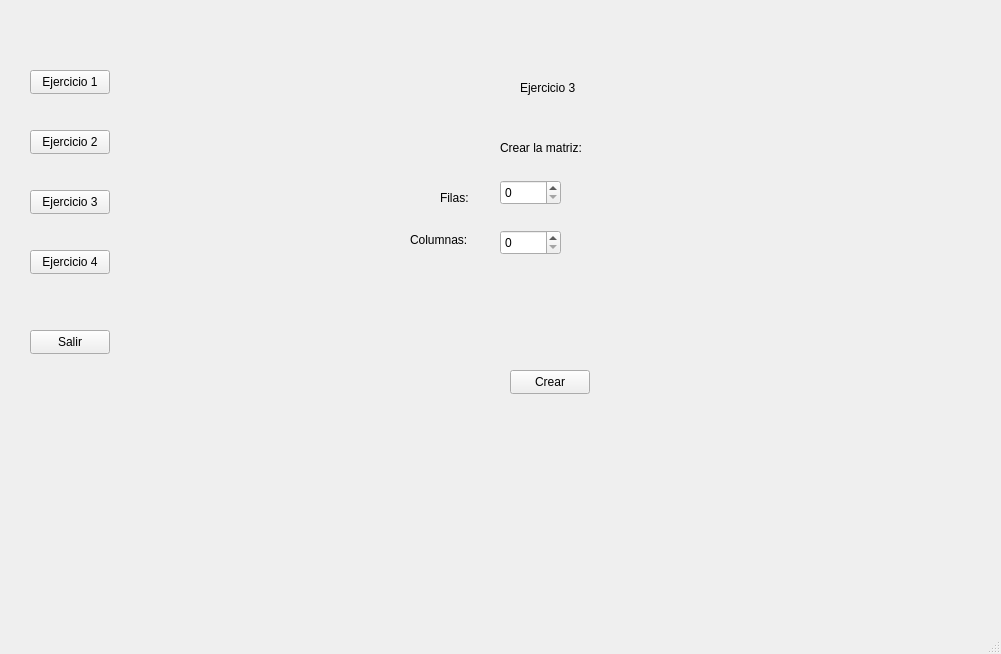
<?xml version="1.0" encoding="UTF-8"?>
<ui version="4.0">
 <class>MainWindow</class>
 <widget class="QMainWindow" name="MainWindow">
  <property name="geometry">
   <rect>
    <x>0</x>
    <y>0</y>
    <width>1001</width>
    <height>654</height>
   </rect>
  </property>
  <property name="windowTitle">
   <string>MainWindow</string>
  </property>
  <widget class="QWidget" name="centralwidget">
   <widget class="QPushButton" name="pushButton">
    <property name="geometry">
     <rect>
      <x>30</x>
      <y>70</y>
      <width>80</width>
      <height>24</height>
     </rect>
    </property>
    <property name="text">
     <string>Ejercicio 1</string>
    </property>
   </widget>
   <widget class="QPushButton" name="pushButton_2">
    <property name="geometry">
     <rect>
      <x>30</x>
      <y>130</y>
      <width>80</width>
      <height>24</height>
     </rect>
    </property>
    <property name="text">
     <string>Ejercicio 2</string>
    </property>
   </widget>
   <widget class="QPushButton" name="pushButton_3">
    <property name="geometry">
     <rect>
      <x>30</x>
      <y>190</y>
      <width>80</width>
      <height>24</height>
     </rect>
    </property>
    <property name="text">
     <string>Ejercicio 3</string>
    </property>
   </widget>
   <widget class="QPushButton" name="pushButton_4">
    <property name="geometry">
     <rect>
      <x>30</x>
      <y>330</y>
      <width>80</width>
      <height>24</height>
     </rect>
    </property>
    <property name="text">
     <string>Salir</string>
    </property>
   </widget>
   <widget class="QStackedWidget" name="stackedWidget">
    <property name="geometry">
     <rect>
      <x>150</x>
      <y>40</y>
      <width>791</width>
      <height>511</height>
     </rect>
    </property>
    <property name="currentIndex">
     <number>2</number>
    </property>
    <widget class="QWidget" name="page">
     <widget class="QLabel" name="label">
      <property name="geometry">
       <rect>
        <x>360</x>
        <y>30</y>
        <width>61</width>
        <height>16</height>
       </rect>
      </property>
      <property name="text">
       <string>Ejercicio 1</string>
      </property>
     </widget>
     <widget class="QStackedWidget" name="stackedWidget_2">
      <property name="geometry">
       <rect>
        <x>30</x>
        <y>70</y>
        <width>731</width>
        <height>371</height>
       </rect>
      </property>
      <property name="currentIndex">
       <number>0</number>
      </property>
      <widget class="QWidget" name="page_3">
       <widget class="QPushButton" name="pushButton_5">
        <property name="geometry">
         <rect>
          <x>320</x>
          <y>290</y>
          <width>80</width>
          <height>24</height>
         </rect>
        </property>
        <property name="text">
         <string>Crear</string>
        </property>
       </widget>
       <widget class="QLabel" name="label_2">
        <property name="geometry">
         <rect>
          <x>260</x>
          <y>30</y>
          <width>211</width>
          <height>16</height>
         </rect>
        </property>
        <property name="text">
         <string>Ingrese las dimensiones de las matrices</string>
        </property>
       </widget>
       <widget class="QLabel" name="label_3">
        <property name="geometry">
         <rect>
          <x>250</x>
          <y>70</y>
          <width>49</width>
          <height>16</height>
         </rect>
        </property>
        <property name="text">
         <string>Matriz 1</string>
        </property>
       </widget>
       <widget class="QLabel" name="label_4">
        <property name="geometry">
         <rect>
          <x>440</x>
          <y>70</y>
          <width>49</width>
          <height>16</height>
         </rect>
        </property>
        <property name="text">
         <string>Matriz 2</string>
        </property>
       </widget>
       <widget class="QLabel" name="label_5">
        <property name="geometry">
         <rect>
          <x>190</x>
          <y>100</y>
          <width>41</width>
          <height>16</height>
         </rect>
        </property>
        <property name="text">
         <string>Filas:</string>
        </property>
       </widget>
       <widget class="QLabel" name="label_6">
        <property name="geometry">
         <rect>
          <x>160</x>
          <y>150</y>
          <width>61</width>
          <height>16</height>
         </rect>
        </property>
        <property name="text">
         <string>Columnas:</string>
        </property>
       </widget>
       <widget class="QLabel" name="label_7">
        <property name="geometry">
         <rect>
          <x>400</x>
          <y>100</y>
          <width>31</width>
          <height>16</height>
         </rect>
        </property>
        <property name="text">
         <string>Filas:</string>
        </property>
       </widget>
       <widget class="QLabel" name="label_8">
        <property name="geometry">
         <rect>
          <x>370</x>
          <y>150</y>
          <width>61</width>
          <height>16</height>
         </rect>
        </property>
        <property name="text">
         <string>Columnas:</string>
        </property>
       </widget>
       <widget class="QSpinBox" name="sbF1">
        <property name="geometry">
         <rect>
          <x>240</x>
          <y>100</y>
          <width>42</width>
          <height>25</height>
         </rect>
        </property>
       </widget>
       <widget class="QSpinBox" name="sbC1">
        <property name="geometry">
         <rect>
          <x>240</x>
          <y>150</y>
          <width>42</width>
          <height>25</height>
         </rect>
        </property>
       </widget>
       <widget class="QSpinBox" name="sbF2">
        <property name="geometry">
         <rect>
          <x>440</x>
          <y>100</y>
          <width>42</width>
          <height>25</height>
         </rect>
        </property>
       </widget>
       <widget class="QSpinBox" name="sbC2">
        <property name="geometry">
         <rect>
          <x>440</x>
          <y>150</y>
          <width>42</width>
          <height>25</height>
         </rect>
        </property>
       </widget>
      </widget>
      <widget class="QWidget" name="page_4">
       <widget class="QPushButton" name="pushButton_6">
        <property name="geometry">
         <rect>
          <x>20</x>
          <y>10</y>
          <width>61</width>
          <height>24</height>
         </rect>
        </property>
        <property name="text">
         <string>Regresar</string>
        </property>
       </widget>
       <widget class="QTableWidget" name="matriz1">
        <property name="geometry">
         <rect>
          <x>40</x>
          <y>60</y>
          <width>181</width>
          <height>181</height>
         </rect>
        </property>
       </widget>
       <widget class="QLabel" name="label_9">
        <property name="geometry">
         <rect>
          <x>100</x>
          <y>40</y>
          <width>49</width>
          <height>16</height>
         </rect>
        </property>
        <property name="text">
         <string>Matriz 1</string>
        </property>
       </widget>
       <widget class="QTableWidget" name="matriz2">
        <property name="geometry">
         <rect>
          <x>270</x>
          <y>60</y>
          <width>181</width>
          <height>181</height>
         </rect>
        </property>
       </widget>
       <widget class="QTableWidget" name="matriz3">
        <property name="geometry">
         <rect>
          <x>500</x>
          <y>60</y>
          <width>181</width>
          <height>181</height>
         </rect>
        </property>
       </widget>
       <widget class="QLabel" name="label_10">
        <property name="geometry">
         <rect>
          <x>330</x>
          <y>40</y>
          <width>49</width>
          <height>16</height>
         </rect>
        </property>
        <property name="text">
         <string>Matriz 2</string>
        </property>
       </widget>
       <widget class="QLabel" name="label_11">
        <property name="geometry">
         <rect>
          <x>560</x>
          <y>40</y>
          <width>61</width>
          <height>16</height>
         </rect>
        </property>
        <property name="text">
         <string>Resultado:</string>
        </property>
       </widget>
       <widget class="QPushButton" name="pushButton_7">
        <property name="geometry">
         <rect>
          <x>120</x>
          <y>290</y>
          <width>121</width>
          <height>24</height>
         </rect>
        </property>
        <property name="text">
         <string>Sumar las matrices</string>
        </property>
       </widget>
       <widget class="QPushButton" name="pushButton_8">
        <property name="geometry">
         <rect>
          <x>280</x>
          <y>290</y>
          <width>171</width>
          <height>24</height>
         </rect>
        </property>
        <property name="text">
         <string>Restar matriz 2 con matriz 1</string>
        </property>
       </widget>
       <widget class="QPushButton" name="pushButton_9">
        <property name="geometry">
         <rect>
          <x>480</x>
          <y>290</y>
          <width>141</width>
          <height>24</height>
         </rect>
        </property>
        <property name="text">
         <string>Multiplicar las matrices</string>
        </property>
       </widget>
      </widget>
     </widget>
    </widget>
    <widget class="QWidget" name="page_2">
     <widget class="QLabel" name="label_12">
      <property name="geometry">
       <rect>
        <x>380</x>
        <y>30</y>
        <width>61</width>
        <height>16</height>
       </rect>
      </property>
      <property name="text">
       <string>Ejercicio 2</string>
      </property>
     </widget>
     <widget class="QStackedWidget" name="stackedWidget_3">
      <property name="geometry">
       <rect>
        <x>40</x>
        <y>70</y>
        <width>721</width>
        <height>431</height>
       </rect>
      </property>
      <property name="currentIndex">
       <number>0</number>
      </property>
      <widget class="QWidget" name="page_5">
       <widget class="QLabel" name="label_13">
        <property name="geometry">
         <rect>
          <x>320</x>
          <y>30</y>
          <width>81</width>
          <height>16</height>
         </rect>
        </property>
        <property name="text">
         <string>Crear la matriz</string>
        </property>
       </widget>
       <widget class="QLabel" name="label_14">
        <property name="geometry">
         <rect>
          <x>260</x>
          <y>90</y>
          <width>31</width>
          <height>16</height>
         </rect>
        </property>
        <property name="text">
         <string>Filas:</string>
        </property>
       </widget>
       <widget class="QLabel" name="label_15">
        <property name="geometry">
         <rect>
          <x>240</x>
          <y>140</y>
          <width>61</width>
          <height>16</height>
         </rect>
        </property>
        <property name="text">
         <string>Columnas:</string>
        </property>
       </widget>
       <widget class="QSpinBox" name="sbF">
        <property name="geometry">
         <rect>
          <x>330</x>
          <y>80</y>
          <width>51</width>
          <height>25</height>
         </rect>
        </property>
       </widget>
       <widget class="QSpinBox" name="sbC">
        <property name="geometry">
         <rect>
          <x>330</x>
          <y>140</y>
          <width>51</width>
          <height>25</height>
         </rect>
        </property>
       </widget>
       <widget class="QPushButton" name="pushButton_10">
        <property name="geometry">
         <rect>
          <x>320</x>
          <y>210</y>
          <width>80</width>
          <height>24</height>
         </rect>
        </property>
        <property name="text">
         <string>Crear</string>
        </property>
       </widget>
      </widget>
      <widget class="QWidget" name="page_6">
       <widget class="QTableWidget" name="matrizElemento">
        <property name="geometry">
         <rect>
          <x>190</x>
          <y>40</y>
          <width>341</width>
          <height>231</height>
         </rect>
        </property>
       </widget>
       <widget class="QLabel" name="label_16">
        <property name="geometry">
         <rect>
          <x>190</x>
          <y>20</y>
          <width>41</width>
          <height>16</height>
         </rect>
        </property>
        <property name="text">
         <string>Matriz:</string>
        </property>
       </widget>
       <widget class="QLabel" name="label_17">
        <property name="geometry">
         <rect>
          <x>130</x>
          <y>300</y>
          <width>111</width>
          <height>16</height>
         </rect>
        </property>
        <property name="text">
         <string>Elemento a buscar:</string>
        </property>
       </widget>
       <widget class="QSpinBox" name="sbEl">
        <property name="geometry">
         <rect>
          <x>250</x>
          <y>300</y>
          <width>61</width>
          <height>25</height>
         </rect>
        </property>
       </widget>
       <widget class="QLabel" name="label_18">
        <property name="geometry">
         <rect>
          <x>118</x>
          <y>350</y>
          <width>111</width>
          <height>20</height>
         </rect>
        </property>
        <property name="text">
         <string>Posicion encontrada:</string>
        </property>
       </widget>
       <widget class="QLabel" name="elementoLabel">
        <property name="geometry">
         <rect>
          <x>250</x>
          <y>350</y>
          <width>401</width>
          <height>16</height>
         </rect>
        </property>
        <property name="text">
         <string/>
        </property>
       </widget>
       <widget class="QPushButton" name="pushButton_11">
        <property name="geometry">
         <rect>
          <x>320</x>
          <y>380</y>
          <width>80</width>
          <height>24</height>
         </rect>
        </property>
        <property name="text">
         <string>Buscar</string>
        </property>
       </widget>
       <widget class="QPushButton" name="pushButton_12">
        <property name="geometry">
         <rect>
          <x>10</x>
          <y>10</y>
          <width>61</width>
          <height>24</height>
         </rect>
        </property>
        <property name="text">
         <string>Regresar</string>
        </property>
       </widget>
      </widget>
     </widget>
    </widget>
    <widget class="QWidget" name="page_7">
     <widget class="QLabel" name="label_19">
      <property name="geometry">
       <rect>
        <x>370</x>
        <y>40</y>
        <width>61</width>
        <height>16</height>
       </rect>
      </property>
      <property name="text">
       <string>Ejercicio 3</string>
      </property>
     </widget>
     <widget class="QStackedWidget" name="stackedWidget_4">
      <property name="geometry">
       <rect>
        <x>40</x>
        <y>70</y>
        <width>711</width>
        <height>391</height>
       </rect>
      </property>
      <property name="currentIndex">
       <number>0</number>
      </property>
      <widget class="QWidget" name="page_8">
       <widget class="QLabel" name="label_20">
        <property name="geometry">
         <rect>
          <x>310</x>
          <y>30</y>
          <width>91</width>
          <height>16</height>
         </rect>
        </property>
        <property name="text">
         <string>Crear la matriz:</string>
        </property>
       </widget>
       <widget class="QPushButton" name="pushButton_14">
        <property name="geometry">
         <rect>
          <x>320</x>
          <y>260</y>
          <width>80</width>
          <height>24</height>
         </rect>
        </property>
        <property name="text">
         <string>Crear</string>
        </property>
       </widget>
       <widget class="QLabel" name="label_21">
        <property name="geometry">
         <rect>
          <x>250</x>
          <y>80</y>
          <width>31</width>
          <height>16</height>
         </rect>
        </property>
        <property name="text">
         <string>Filas:</string>
        </property>
       </widget>
       <widget class="QLabel" name="label_22">
        <property name="geometry">
         <rect>
          <x>220</x>
          <y>120</y>
          <width>61</width>
          <height>20</height>
         </rect>
        </property>
        <property name="text">
         <string>Columnas:</string>
        </property>
       </widget>
       <widget class="QSpinBox" name="sbFT">
        <property name="geometry">
         <rect>
          <x>310</x>
          <y>70</y>
          <width>61</width>
          <height>25</height>
         </rect>
        </property>
       </widget>
       <widget class="QSpinBox" name="sbCT">
        <property name="geometry">
         <rect>
          <x>310</x>
          <y>120</y>
          <width>61</width>
          <height>25</height>
         </rect>
        </property>
       </widget>
      </widget>
      <widget class="QWidget" name="page_9">
       <widget class="QTableWidget" name="tablaTransp">
        <property name="geometry">
         <rect>
          <x>80</x>
          <y>70</y>
          <width>211</width>
          <height>191</height>
         </rect>
        </property>
       </widget>
       <widget class="QLabel" name="label_23">
        <property name="geometry">
         <rect>
          <x>80</x>
          <y>50</y>
          <width>49</width>
          <height>16</height>
         </rect>
        </property>
        <property name="text">
         <string>Matriz 1</string>
        </property>
       </widget>
       <widget class="QTableWidget" name="Transp">
        <property name="geometry">
         <rect>
          <x>400</x>
          <y>70</y>
          <width>211</width>
          <height>191</height>
         </rect>
        </property>
       </widget>
       <widget class="QLabel" name="label_24">
        <property name="geometry">
         <rect>
          <x>400</x>
          <y>50</y>
          <width>71</width>
          <height>16</height>
         </rect>
        </property>
        <property name="text">
         <string>Transpuesta</string>
        </property>
       </widget>
       <widget class="QPushButton" name="pushButton_15">
        <property name="geometry">
         <rect>
          <x>290</x>
          <y>310</y>
          <width>121</width>
          <height>24</height>
         </rect>
        </property>
        <property name="text">
         <string>Calcular transpuesta</string>
        </property>
       </widget>
       <widget class="QPushButton" name="pushButton_16">
        <property name="geometry">
         <rect>
          <x>10</x>
          <y>10</y>
          <width>51</width>
          <height>24</height>
         </rect>
        </property>
        <property name="text">
         <string>Volver</string>
        </property>
       </widget>
      </widget>
     </widget>
    </widget>
    <widget class="QWidget" name="page_10">
     <widget class="QLabel" name="label_25">
      <property name="geometry">
       <rect>
        <x>360</x>
        <y>40</y>
        <width>61</width>
        <height>16</height>
       </rect>
      </property>
      <property name="text">
       <string>Ejercicio 4</string>
      </property>
     </widget>
     <widget class="QStackedWidget" name="stackedWidget_5">
      <property name="geometry">
       <rect>
        <x>70</x>
        <y>70</y>
        <width>681</width>
        <height>381</height>
       </rect>
      </property>
      <property name="currentIndex">
       <number>1</number>
      </property>
      <widget class="QWidget" name="page_11">
       <widget class="QLabel" name="label_26">
        <property name="geometry">
         <rect>
          <x>290</x>
          <y>30</y>
          <width>81</width>
          <height>20</height>
         </rect>
        </property>
        <property name="text">
         <string>Crear la matriz</string>
        </property>
       </widget>
       <widget class="QSpinBox" name="sbFR">
        <property name="geometry">
         <rect>
          <x>300</x>
          <y>80</y>
          <width>61</width>
          <height>25</height>
         </rect>
        </property>
       </widget>
       <widget class="QPushButton" name="pushButton_20">
        <property name="geometry">
         <rect>
          <x>290</x>
          <y>230</y>
          <width>80</width>
          <height>24</height>
         </rect>
        </property>
        <property name="text">
         <string>Crear</string>
        </property>
       </widget>
       <widget class="QLabel" name="label_32">
        <property name="geometry">
         <rect>
          <x>240</x>
          <y>90</y>
          <width>31</width>
          <height>16</height>
         </rect>
        </property>
        <property name="text">
         <string>Filas:</string>
        </property>
       </widget>
       <widget class="QLabel" name="label_33">
        <property name="geometry">
         <rect>
          <x>210</x>
          <y>130</y>
          <width>61</width>
          <height>20</height>
         </rect>
        </property>
        <property name="text">
         <string>Columnas:</string>
        </property>
       </widget>
       <widget class="QSpinBox" name="sbCR">
        <property name="geometry">
         <rect>
          <x>300</x>
          <y>130</y>
          <width>61</width>
          <height>25</height>
         </rect>
        </property>
       </widget>
      </widget>
      <widget class="QWidget" name="page_12">
       <widget class="QTableWidget" name="matrizR">
        <property name="geometry">
         <rect>
          <x>30</x>
          <y>70</y>
          <width>241</width>
          <height>191</height>
         </rect>
        </property>
       </widget>
       <widget class="QLabel" name="label_34">
        <property name="geometry">
         <rect>
          <x>30</x>
          <y>40</y>
          <width>61</width>
          <height>16</height>
         </rect>
        </property>
        <property name="text">
         <string>Matriz</string>
        </property>
       </widget>
       <widget class="QTableWidget" name="rotada">
        <property name="geometry">
         <rect>
          <x>360</x>
          <y>70</y>
          <width>256</width>
          <height>192</height>
         </rect>
        </property>
       </widget>
       <widget class="QLabel" name="label_35">
        <property name="geometry">
         <rect>
          <x>360</x>
          <y>50</y>
          <width>61</width>
          <height>16</height>
         </rect>
        </property>
        <property name="text">
         <string>Resultado</string>
        </property>
       </widget>
       <widget class="QPushButton" name="pushButton_21">
        <property name="geometry">
         <rect>
          <x>330</x>
          <y>300</y>
          <width>80</width>
          <height>24</height>
         </rect>
        </property>
        <property name="text">
         <string>Rotar matriz</string>
        </property>
       </widget>
       <widget class="QPushButton" name="pushButton_22">
        <property name="geometry">
         <rect>
          <x>10</x>
          <y>0</y>
          <width>61</width>
          <height>24</height>
         </rect>
        </property>
        <property name="text">
         <string>Volver</string>
        </property>
       </widget>
       <widget class="QPushButton" name="pushButton_23">
        <property name="geometry">
         <rect>
          <x>180</x>
          <y>300</y>
          <width>131</width>
          <height>24</height>
         </rect>
        </property>
        <property name="text">
         <string>Generar matriz a rotar</string>
        </property>
       </widget>
      </widget>
     </widget>
    </widget>
   </widget>
   <widget class="QPushButton" name="pushButton_13">
    <property name="geometry">
     <rect>
      <x>30</x>
      <y>250</y>
      <width>80</width>
      <height>24</height>
     </rect>
    </property>
    <property name="text">
     <string>Ejercicio 4</string>
    </property>
   </widget>
  </widget>
  <widget class="QMenuBar" name="menubar">
   <property name="geometry">
    <rect>
     <x>0</x>
     <y>0</y>
     <width>1001</width>
     <height>21</height>
    </rect>
   </property>
  </widget>
  <widget class="QStatusBar" name="statusbar"/>
 </widget>
 <resources/>
 <connections/>
</ui>
